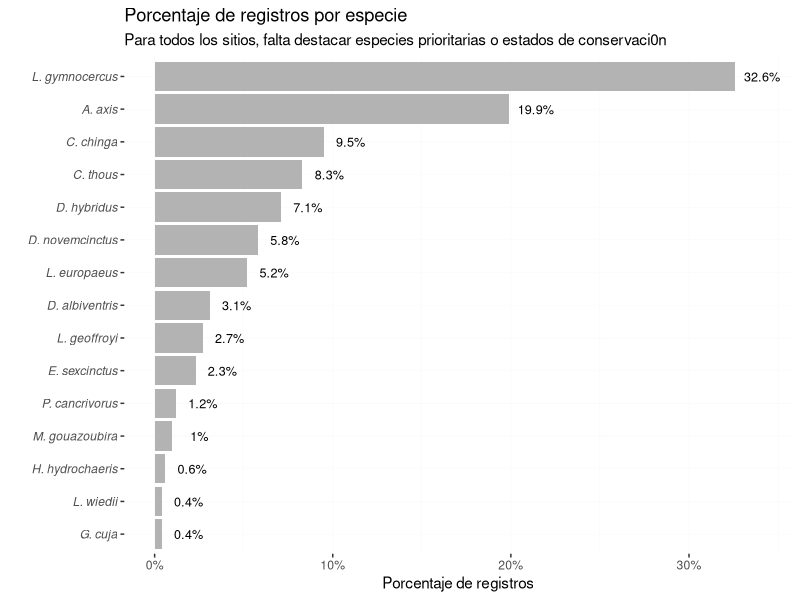

Reproduce this figure in R.
## ---- chunk 1
knitr::opts_chunk$set(echo = TRUE)
library(tidyverse)
library(lubridate)
library(kableExtra)
## ---- chunk 2
data1 <- read_csv2("./datos/datos.csv", col_types = cols(
  Punto = col_character(),
  Fecha = col_date(),
  Hora = col_time(),
  Especie = col_character(),
  N = col_integer(),
  Observaciones = col_character()
))
## ---- chunk 3
tail(unique(data1$Especie))
## ---- chunk 4
data <- read_csv2("./datos/datos-corredigos-silvestres.csv", col_types = cols( 
  Punto = col_character(),
  Fecha = col_date(),
  Hora = col_time(),
  Especie = col_character(),
  N = col_integer(),
  Observaciones = col_character()
))
## ---- chunk 5
head(data) %>% 
  kable() %>%
  kable_styling(bootstrap_options = c("striped", "hover"), full_width = F)
## ---- chunk 6
records_per_species <- data %>%
  group_by(Especie) %>% 
  summarize(Total = sum(N)) %>%
  arrange(Total) %>% 
  mutate(perc = round(Total / sum(Total), 3))
## ---- chunk 7
records_per_species %>% 
  kable() %>%
  kable_styling(bootstrap_options = c("striped", "hover"))
## ---- chunk 8
records_per_species %>% 
  ggplot(aes(y=reorder(Especie, perc), x=perc)) +
  geom_col(fill = "gray70") +
  geom_text(aes(label = paste(perc*100, "%", sep ="")), nudge_x = 0.015, size=3.2) +
  labs(
    title = "Porcentaje de registros por especie",
    subtitle = "Para todos los sitios, falta destacar especies prioritarias o estados de conservaci0n",
    x = "Porcentaje de registros",
    y = "",
  ) +
  scale_x_continuous(labels = scales::percent) +
  theme(axis.text.y=element_text(face="italic"),
        panel.background = element_rect(fill = "white", colour = "white", size = 0.5, linetype = "solid"),
        panel.grid.major = element_line(size = 0.1, linetype = 'solid', colour = "#f2f2f2"),
        panel.grid.minor = element_line(size = 0.1, linetype = 'solid', colour = "#f2f2f2")
  )
## ---- chunk 9
library(vegan)
## ---- chunk 10
data_vegan_long <- data %>%
  mutate(Punto=str_extract(Punto, "^.{2}")) %>%
  select(Punto, Especie, N) %>% 
  group_by(Punto, Especie) %>% 
  summarize(Total = sum(N), .groups = 'drop')
## ---- chunk 11
head(data_vegan_long) %>% 
  kable() %>%
  kable_styling(bootstrap_options = c("striped", "hover"))
## ---- chunk 12
data_vegan_wide <- data_vegan_long %>% 
  spread(Especie, Total) %>% 
  mutate_if(is.numeric, ~replace(., is.na(.), 0))  # rellena con ceros los NA's

### Guardo qué número es cada punto
puntos <- data_vegan_wide$Punto 

#### Paso de indigo LG, LR, SG a número 1, 2 y 3
data_vegan_wide <- mutate(data_vegan_wide, Punto, Punto = row_number())
## ---- chunk 13
head(data_vegan_wide) %>% 
  kable() %>%
  kable_styling(bootstrap_options = c("striped", "hover")) %>% 
  scroll_box(width = "100%")
## ---- chunk 14
datos <- data_vegan_wide

outcome <- tibble(id = data_vegan_wide$Punto, puntos = puntos) %>% 
  mutate(richness_ = specnumber(datos),
         shannon_ = diversity(datos, index = "shannon"),
         simpson_ = diversity(datos, index = "simpson"),
         invsimpson_ = diversity(datos, index = "invsimpson"),
         specpool(datos, pool = puntos)) %>% 
  select(-Species, -ends_with(".se"))
## ---- chunk 15
outcome %>% 
  kable() %>%
  kable_styling(bootstrap_options = c("striped", "hover")) %>% 
  scroll_box(width = "100%")
## ---- chunk 16

## ---- chunk 17
specpool(datos)
